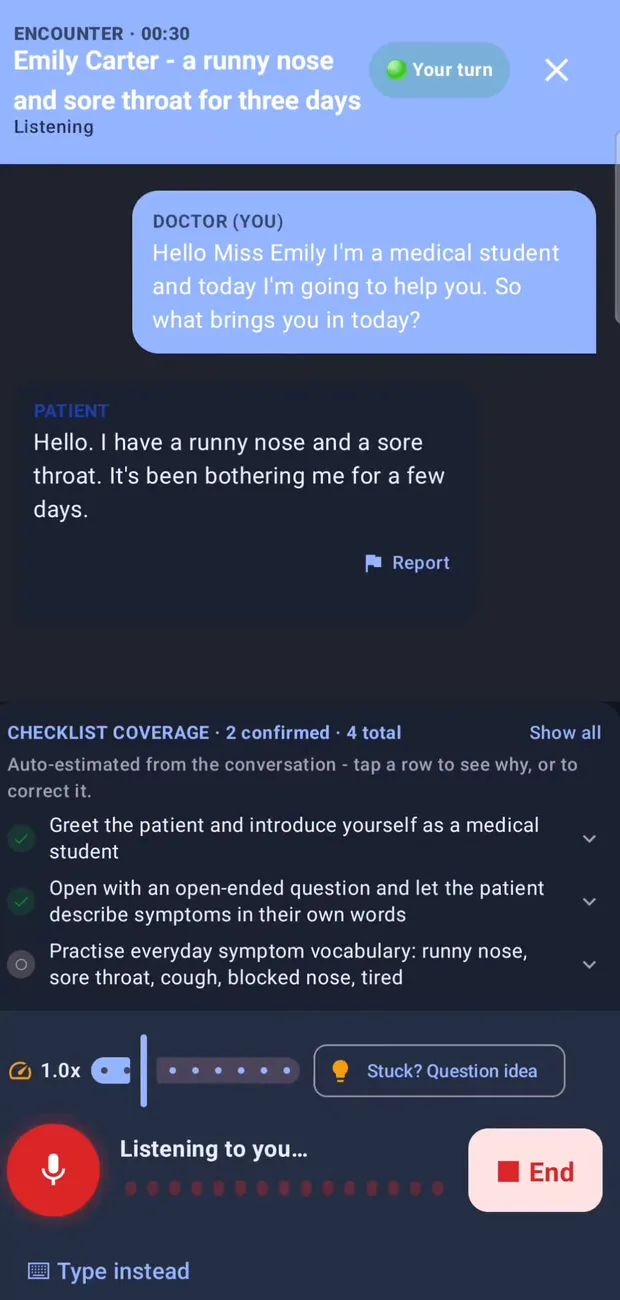
#> input picture assets/video/encounter-loop-poster.webp, 620 x 1300 px
$ python build-crops.py
#> lines starting #> are read from the running program, lines starting #| are printed output that depends on the picture
#!/usr/bin/env python3
"""Cut the close-up crops the landing page uses from the full-size captures.

The page leans on two crops that are too small to read when the whole phone
screen is scaled into a 330px device frame:

  hero-checklist   the live checklist at the moment it fills in (2 of 4), taken
                   from the hero clip's own poster frame so the still and the
                   video agree
  correction-wide  one saved correction at native resolution, wide enough to be
                   the full-width payoff band

Both are straight crops - nothing is retouched, scaled up or recoloured. Re-run
after replacing either source capture:

    python3 tools/build-crops.py      # needs Pillow
"""

import pathlib

from PIL import Image

ROOT = pathlib.Path(__file__).resolve().parent.parent
OUT = ROOT / "assets" / "android" / "detail"

# (source, box, destination). Boxes are in the source capture's own pixels.
CROPS = [
    (
        ROOT / "assets" / "video" / "encounter-loop-poster.webp",
        (8, 714, 612, 930),
        OUT / "hero-checklist.webp",
    ),
    (
        ROOT / "assets" / "android" / "corrections.webp",
        (40, 492, 740, 928),
        OUT / "correction-wide.webp",
    ),
]


def main() -> None:
    OUT.mkdir(parents=True, exist_ok=True)
    for source, box, destination in CROPS:
        with Image.open(source) as image:
#> image is the input picture: PIL image 620x1300 RGB; mean R, G, B 67.3, 77.1, 104.3
            crop = image.convert("RGB").crop(box)
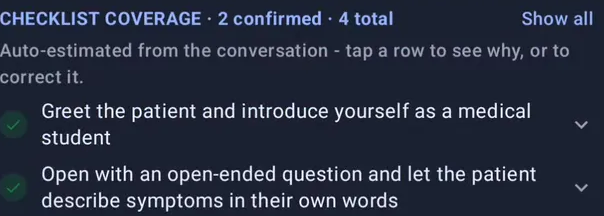
#> crop: PIL image 604x216 RGB; mean R, G, B 40.7, 47.7, 64.7
            crop.save(destination, "WEBP", quality=92, method=6)
        print(f"{destination.relative_to(ROOT)}  {crop.width}x{crop.height}")
#| assets/android/detail/hero-checklist.webp  604x216
#> pass 2 of the loop in main, `for source, box, destination in CROPS:`:
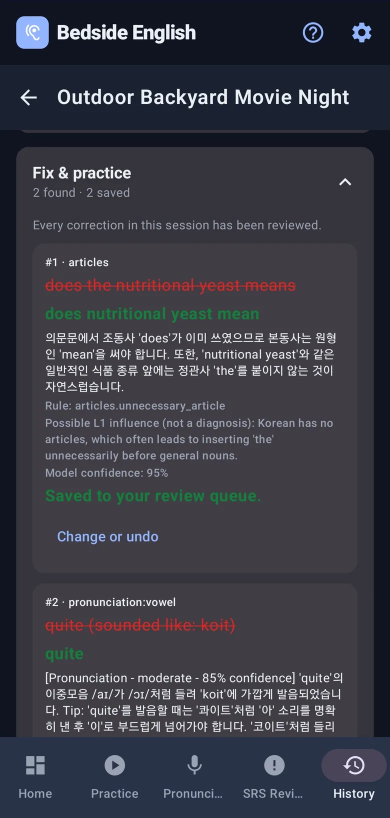
#> input picture assets/android/corrections.webp, 780 x 1636 px (shown at 1/2 size)
#> in main, image is the input picture: PIL image 780x1636 RGB; mean R, G, B 58, 58.8, 68.9
#> in main, `crop = image.convert("RGB").crop(box)`:
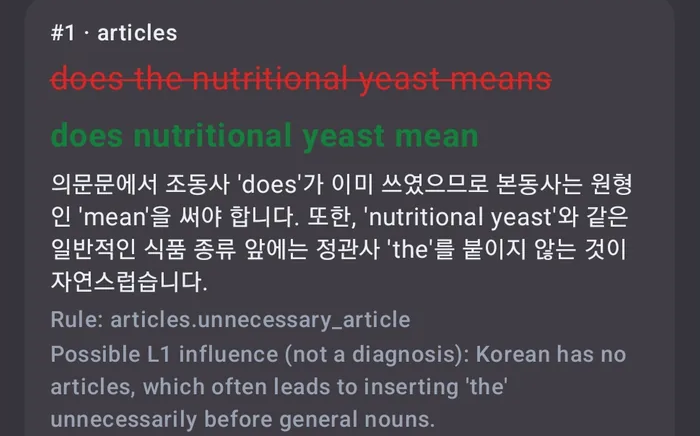
#> crop: PIL image 700x436 RGB; mean R, G, B 73.8, 70.8, 77.6
#| assets/android/detail/correction-wide.webp  700x436


if __name__ == "__main__":
    main()
